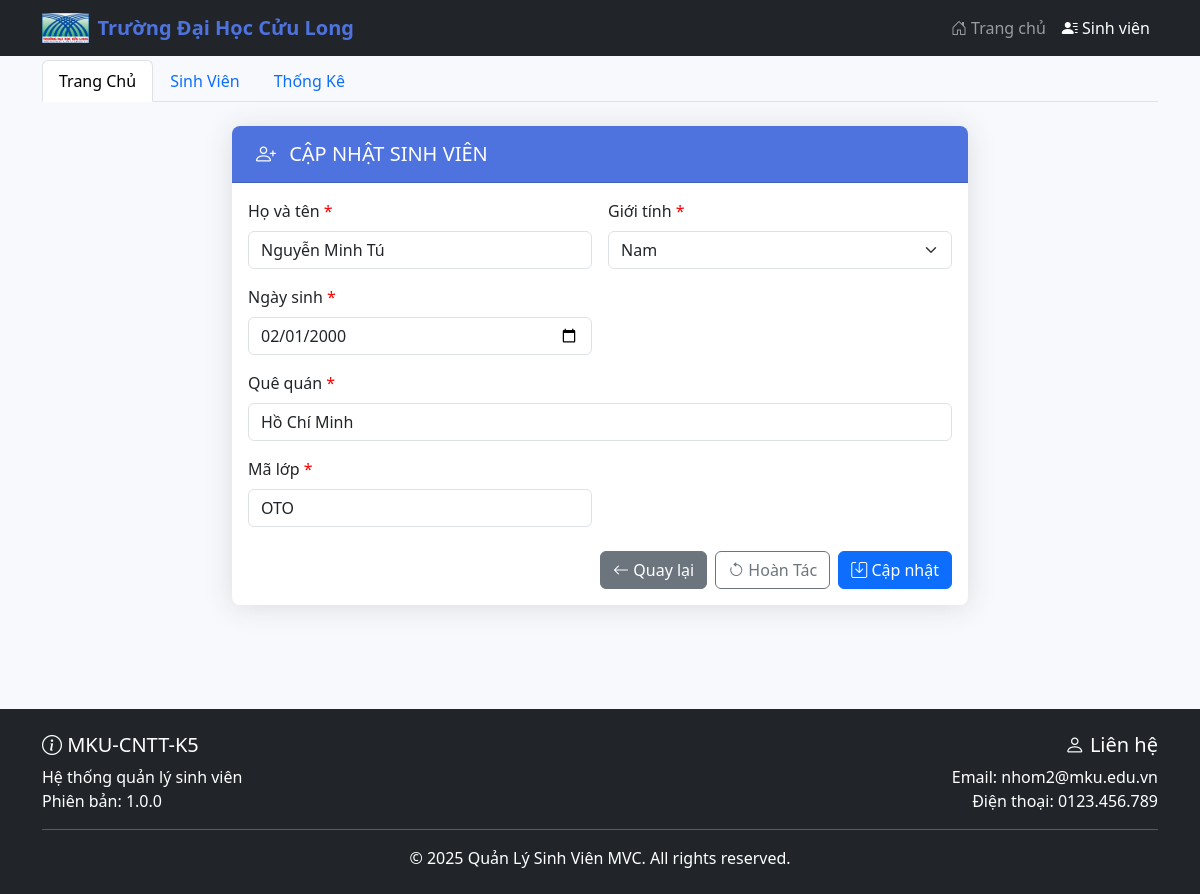
/sinhvien_mvc/index.php?controller=sinhvien&action=hienthiCapNhatSV&masv=SV002, run on the app's committed database.
### tables this page shows
CREATE TABLE `sinhvien` (
  `MaSV` varchar(15) NOT NULL,
  `TenSV` varchar(20) NOT NULL,
  `GioiTinh` bit(1) NOT NULL,
  `NgaySinh` date NOT NULL,
  `QueQuan` varchar(50) DEFAULT NULL,
  `MaLop` varchar(5) NOT NULL
);

### sinhvien_mvc/controllers/sinhvien_controller.php (called while the page is built, shortened)
<?php
include_once('models/sinhvien.php');
class SinhVienController extends BaseController
{
    public function hienthiCapNhatSV()
    {
       if(isset($_GET['masv']))
        {
            $masv = $_GET['masv'];
            $sinhvien=SinhVien::layChiTietSV($masv);
            $data=array('sinhvien'=>$sinhvien);
        }
        else
            $data=[];
		$this->render('capnhatsv', $data);
    }
}
?>

### sinhvien_mvc/router.php (called while the page is built, shortened)
<?php
$controller = new $tenClass;
$controller->$action();
?>

### sinhvien_mvc/index.php (called while the page is built, shortened)
<?php
	require_once('router.php');
?>

### sinhvien_mvc/models/sinhvien.php (called while the page is built, shortened)
<?php
class SinhVien
{
    function __construct($ma, $ten, $gioitinh, $ngaysinh, $quequan, $malop)
    {
        $this->TenSV = $ten;
        $this->GioiTinh = $gioitinh;
        $this->NgaySinh = $ngaysinh;
        $this->QueQuan = $quequan;
        $this->MaLop = $malop;
    }
    public static function layChiTietSV($masv)
    {
        $list = [];
        $db = DB::getInstance();
        $result = $db->prepare('SELECT * FROM sinhvien WHERE MaSV = :ma');
        $result->setFetchMode(PDO::FETCH_ASSOC);
        $result->execute(array('ma' => $masv));
        foreach ($result->fetchAll() as $item) {
            $list[] = new SinhVien($item['MaSV'], $item['TenSV'], $item['GioiTinh'], $item['NgaySinh'], $item['QueQuan'], $item['MaLop']);
        }
        return $list;
    }
}
?>

### sinhvien_mvc/views/sinhvien/capnhatsv.php (the view, shortened to what this page needs)
<div class="container py-4">
    <div class="row justify-content-center">
        <div class="col-lg-8">
            <div class="card">
                <div class="card-header">
                    <h5 class="mb-0">
                        <i class="bi bi-person-plus me-2"></i>
                        <?= isset($sinhvien) ? 'CẬP NHẬT' : 'THÊM MỚI' ?> SINH VIÊN
                    </h5>
                </div>
                <div class="card-body">
                    <form method="post" action="index.php?controller=sinhvien&action=<?= isset($sinhvien) ? 'xulyCapNhatSV' : 'xulyThemSV' ?>">
                        <div class="row g-3">
                            <div class="col-md-6">
                                <label for="tensv" class="form-label required-label">Họ và tên</label>
                                <input type="text" class="form-control" id="tensv" name="tensv" required
                                       value="<?= isset($sinhvien) ? $sinhvien[0]->TenSV : '' ?>">
                            </div>
                            <div class="col-md-6">
                                <label for="gioitinh" class="form-label required-label">Giới tính</label>
                                <select class="form-select" id="gioitinh" name="gioitinh" required>
                                    <option value="1" <?= (isset($sinhvien[0]->GioiTinh) && $sinhvien[0]->GioiTinh == 1) ? 'selected' : '' ?>>Nam</option>
                                </select>
                            </div>
                            <div class="col-md-6">
                                <label for="ngaysinh" class="form-label required-label">Ngày sinh</label>
                                <input type="date" class="form-control" id="ngaysinh" name="ngaysinh" required
                                       value="<?= isset($sinhvien) ? date('Y-m-d', strtotime($sinhvien[0]->NgaySinh)) : '' ?>">
                            </div>
                            <div class="col-12">
                                <label for="quequan" class="form-label required-label">Quê quán</label>
                                <input type="text" class="form-control" id="quequan" name="quequan" required
                                       value="<?= isset($sinhvien) ? $sinhvien[0]->QueQuan : '' ?>">
                            </div>
                            <div class="col-md-6">
                                <label for="malop" class="form-label required-label">Mã lớp</label>
                                <input type="text" class="form-control" id="malop" name="malop" required
                                       value="<?= isset($sinhvien) ? $sinhvien[0]->MaLop : '' ?>">
                            </div>
                            <div class="col-12 mt-4">
                                <div class="d-flex justify-content-end">
                                    <a href="index.php?controller=sinhvien&action=hienthiDanhSachSV"
                                       class="btn btn-secondary me-2">
                                       <i class="bi bi-arrow-left"></i> Quay lại
                                    </a>
                                    <button type="reset" class="btn btn-outline-secondary me-2">
                                        <i class="bi bi-arrow-counterclockwise"></i> Hoàn Tác
                                    </button>
                                    <button type="submit" class="btn btn-primary">
                                        <i class="bi bi-save"></i> <?= isset($sinhvien) ? 'Cập nhật' : 'Lưu lại' ?>
                                    </button>
                                </div>
                            </div>
                        </div>
                    </form>
                </div>
            </div>
        </div>
    </div>
</div>

### sinhvien_mvc/views/layouts/header.php (style rules this page uses)
:root { --primary-color: #4e73df; --secondary-color: #f8f9fc; --banner-gradient: linear-gradient(135deg, #0066cc 0%, #004080 100%); }
body { background-color: #f8f9fc; font-family: 'Segoe UI', Tahoma, Geneva, Verdana, sans-serif; }
.card { border-radius: 0.5rem; box-shadow: 0 0.15rem 1.75rem 0 rgba(58, 59, 69, 0.15); border: none; margin-bottom: 2rem; transition: transform 0.3s, box-shadow 0.3s; }
.card-header { background-color: var(--primary-color); color: white; font-weight: 600; border-radius: 0.5rem 0.5rem 0 0 !important; padding: 1rem 1.5rem; }
.required-label:after { content: " *"; color: red; }

### data on the page
sinhvien: tensv "Nguyễn Minh Tú", gioitinh "Nam", ngaysinh "02/01/2000", quequan "Hồ Chí Minh", malop "OTO"
